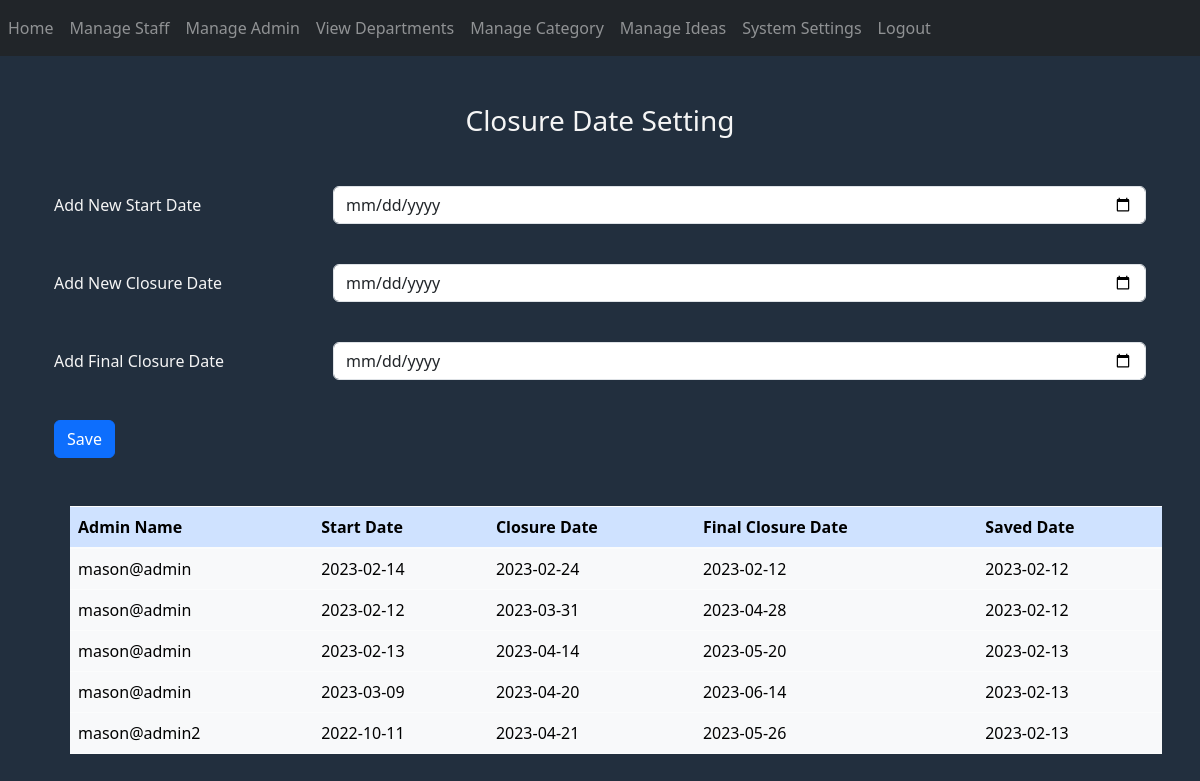
Screenshot of /setting (signed in) with the database file from the repository.
### website/models.py (models this page shows)
class Settings(db.Model, UserMixin):
    id = db.Column(db.Integer, primary_key=True)
    admin_id = db.Column(db.Integer, db.ForeignKey('admin.id'))
    start_date = db.Column(db.DateTime)
    closure_date = db.Column(db.DateTime)
    final_date = db.Column(db.DateTime)
    saved_date = db.Column(db.DateTime)

class Admin(db.Model, UserMixin):
    id = db.Column(db.Integer, primary_key=True)
    name = db.Column(db.String(150))
    nrc = db.Column(db.String(150))
    type = db.Column(db.String(150))
    email = db.Column(db.String(150), unique=True)
    phone_no = db.Column(db.String(150))
    address = db.Column(db.String(255))
    username = db.Column(db.String(150))
    password = db.Column(db.String(150))
    notification = db.relationship('Notifications')
    setting = db.relationship('Settings')

### website/auth.py (the view, shortened to what this page needs)
@auth.route('/setting', methods=['GET', 'POST'])
@login_required
def setting():
    q = Settings.query.all()
    settings = q
    for setting in settings:
        setting.admin = Admin.query.get(setting.admin_id)
    return render_template("setting.html", settings=settings, user=current_user)

### website/templates/setting.html (shortened to what this page needs)
{% extends "base2.html" %}
{% block content %}
<link rel="stylesheet" href="https://cdnjs.cloudflare.com/ajax/libs/twitter-bootstrap/4.6.0/css/bootstrap.min.css" />
<link rel="stylesheet" href="/static/table_style.css" />
<link href="https://cdn.jsdelivr.net/npm/bootstrap@5.3.0-alpha1/dist/css/bootstrap.min.css" rel="stylesheet"
>
    <body style="background-color: #222f3e; color: whitesmoke">
<form method="POST" xmlns="http://www.w3.org/1999/html" class="container mt-5">
    <h3 class="text-center mb-5">Closure Date Setting</h3>
    <div class="form-group row">
        <label for="start_d" class="col-sm-3 col-form-label">Add New Start Date</label>
        <div class="col-sm-9">
            <input type="date" class="form-control" id="start_d" name="start_d" required
                placeholder="Enter Start Date" />
        </div>
    </div>
    <br />
    <div class="form-group row">
        <label for="new_closure_d" class="col-sm-3 col-form-label">Add New Closure Date</label>
        <div class="col-sm-9">
            <input type="date" class="form-control" id="new_closure_d" name="new_closure_d" required
                placeholder="Enter Closure Date" />
        </div>
    </div>
    <br />
    <div class="form-group row">
        <label for="final_closure_d" class="col-sm-3 col-form-label">Add Final Closure Date</label>
        <div class="col-sm-9">
            <input type="date" class="form-control" id="final_closure_d" name="final_closure_d" required
                placeholder="Enter Final Closure Date" />
        </div>
    </div>
    <button type="submit" class="btn btn-primary mt-4">Save</button>
    <table class="table mt-5 table-light">
        <thead class="table-primary">
            <tr class="table__header">
                <th class="table__cell">Admin Name</th>
                <th class="table__cell">Start Date</th>
                <th class="table__cell">Closure Date</th>
                <th class="table__cell">Final Closure Date</th>
                <th class="table__cell">Saved Date</th>
            </tr>
        </thead>
        <tbody>
            {% for setting in settings %}
            <tr>
                <td>{{ setting.admin.name }}</td>
                <td>{{ setting.start_date.strftime("%Y-%m-%d") }}</td>
                <td>{{ setting.closure_date.strftime("%Y-%m-%d") }}</td>
                <td>{{ setting.final_date.strftime("%Y-%m-%d") }}</td>
                <td>{{ setting.saved_date.strftime("%Y-%m-%d") }}</td>
            </tr>
            {% endfor %}
        </tbody>
    </table>
</form>
</body>
{% endblock %}

### website/templates/base2.html (shortened to what this page needs)
<!DOCTYPE html>
<html>
<head>
    <link rel="stylesheet" href="https://stackpath.bootstrapcdn.com/bootstrap/4.4.1/css/bootstrap.min.css"
 />
    <link rel="stylesheet" href="https://stackpath.bootstrapcdn.com/font-awesome/4.7.0/css/font-awesome.min.css"
 />
    <link href="https://cdn.jsdelivr.net/npm/bootstrap@5.3.0-alpha1/dist/css/bootstrap.min.css" rel="stylesheet"
>
</head>
<body style="background-color: #222f3e; color: whitesmoke">
    <nav class="navbar navbar-expand-lg navbar-dark bg-dark">
        <div class="collapse navbar-collapse" id="navbar">
            <ul class="navbar-nav mr-auto">
                {% if user.is_authenticated %}
                <li class="nav-item">
                    <a class="nav-link" id="home" href="/admin-home">Home</a>
                </li>
                <li class="nav-item">
                    <a class="nav-link" id="manage_staff" href="/manage-staff">Manage Staff</a>
                </li>
                <li class="nav-item">
                    <a class="nav-link" id="manage_admin" href="/manage-admin">Manage Admin</a>
                </li>
                <li class="nav-item">
                    <a class="nav-link" id="department" href="/department">View Departments</a>
                </li>
                <li class="nav-item">
                    <a class="nav-link" id="category" href="/category">Manage Category</a>
                </li>
                <li class="nav-item">
                    <a class="nav-link" id="reports" href="/manage-ideas">Manage Ideas</a>
                </li>
                <li class="nav-item">
                    <a class="nav-link" id="setting" href="/setting">System Settings</a>
                </li>
                <li class="nav-item">
                    <a class="nav-link" id="logout" href="/admin-logout">Logout</a>
                </li>
                {% else %}
                <li class="nav-item">
                    <a class="nav-link" id="Login" href="/@admin-login">Login</a>
                </li>
                {% endif %}
            </ul>
        </div>
    </nav>
    <div class="container">{% block content %} {% endblock %}</div>
    </body>
    </html>

### website/static/table_style.css (style rules this page uses)
.table { border-spacing:0; margin: 1rem; background-color: #f5f5f5; }
.table__header { text-align:left; }
.table__cell { padding: 8px; }

### rows the page displays
Settings: admin.name "mason@admin", start_date "2023-02-14", closure_date "2023-02-24", final_date "2023-02-12", saved_date "2023-02-12"
Settings: admin.name "mason@admin", start_date "2023-02-12", closure_date "2023-03-31", final_date "2023-04-28", saved_date "2023-02-12"
Settings: admin.name "mason@admin", start_date "2023-02-13", closure_date "2023-04-14", final_date "2023-05-20", saved_date "2023-02-13"
Settings: admin.name "mason@admin", start_date "2023-03-09", closure_date "2023-04-20", final_date "2023-06-14", saved_date "2023-02-13"
Settings: admin.name "mason@admin2", start_date "2022-10-11", closure_date "2023-04-21", final_date "2023-05-26", saved_date "2023-02-13"
